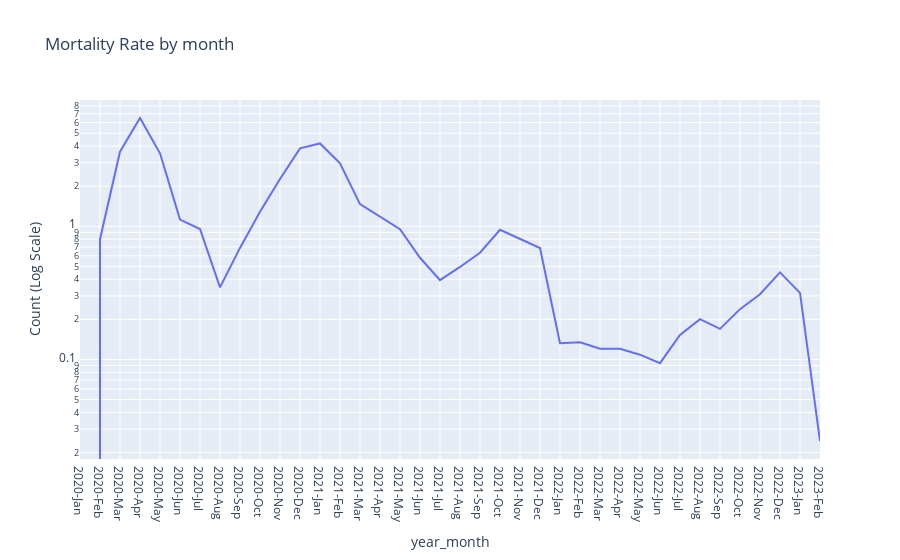

Notebook code cell kept with this figure:
### Code cell
fig = px.line(
    monthly_data,
    x='year_month',
    y='mor',
    title='Mortality Rate by month',
    height = 500,
    labels={'value': 'Count', 'date': 'Date'},
)
fig.update_yaxes(type="log", title="Count (Log Scale)")
fig.show()

### Figure 1 — Plotly figure (JSON) as saved in the notebook; plotly's stock layout.template omitted (floating-point values rounded to 4 significant figures)
{"data": [{"hovertemplate": "year_month=%{x}<br>mor=%{y}<extra></extra>", "legendgroup": "", "line": {"color": "#636efa", "dash": "solid"}, "marker": {"symbol": "circle"}, "mode": "lines", "name": "", "orientation": "v", "showlegend": false, "type": "scatter", "x": ["2020-Jan", "2020-Feb", "2020-Mar", "2020-Apr", "2020-May", "2020-Jun", "2020-Jul", "2020-Aug", "2020-Sep", "2020-Oct", "2020-Nov", "2020-Dec", "2021-Jan", "2021-Feb", "2021-Mar", "2021-Apr", "2021-May", "2021-Jun", "2021-Jul", "2021-Aug", "2021-Sep", "2021-Oct", "2021-Nov", "2021-Dec", "2022-Jan", "2022-Feb", "2022-Mar", "2022-Apr", "2022-May", "2022-Jun", "2022-Jul", "2022-Aug", "2022-Sep", "2022-Oct", "2022-Nov", "2022-Dec", "2023-Jan", "2023-Feb"], "xaxis": "x", "y": [0, 0.8, 3.63, 6.507, 3.532, 1.121, 0.9539, 0.3478, 0.6876, 1.284, 2.264, 3.848, 4.187, 2.97, 1.466, 1.183, 0.9515, 0.5798, 0.3937, 0.4949, 0.6331, 0.9419, 0.8073, 0.6869, 0.1322, 0.1344, 0.1205, 0.1202, 0.1086, 0.09371, 0.1529, 0.2006, 0.1697, 0.2385, 0.3087, 0.4503, 0.316, 0.02438], "yaxis": "y"}], "layout": {"autosize": true, "legend": {"tracegroupgap": 0}, "title": {"text": "Mortality Rate by month"}, "xaxis": {"anchor": "y", "autorange": true, "domain": [0, 1], "range": [0, 37], "title": {"text": "year_month"}, "type": "category"}, "yaxis": {"anchor": "x", "autorange": true, "domain": [0, 1], "range": [-1.748, 0.9482], "title": {"text": "Count (Log Scale)"}, "type": "log"}}}
